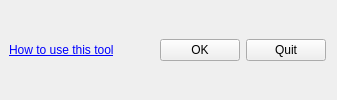
    <widget class="QFrame" name="frame_3">
     <property name="sizePolicy">
      <sizepolicy hsizetype="Preferred" vsizetype="Preferred">
       <horstretch>0</horstretch>
       <verstretch>0</verstretch>
      </sizepolicy>
     </property>
     <property name="frameShape">
      <enum>QFrame::NoFrame</enum>
     </property>
     <property name="frameShadow">
      <enum>QFrame::Plain</enum>
     </property>
     <layout class="QHBoxLayout" name="horizontalLayout_3">
      <property name="leftMargin">
       <number>9</number>
      </property>
      <item>
       <widget class="QLabel" name="label_2">
        <property name="text">
         <string>&lt;html&gt;&lt;head/&gt;&lt;body&gt;&lt;p&gt;&lt;a href=&quot;https://enmap-box-lmu-vegetation-apps.readthedocs.io/en/latest/apps/VIT.html&quot;&gt;&lt;span style=&quot; text-decoration: underline; color:#0000ff;&quot;&gt;How to use this tool&lt;/span&gt;&lt;/a&gt;&lt;/p&gt;&lt;/body&gt;&lt;/html&gt;</string>
        </property>
        <property name="openExternalLinks">
         <bool>true</bool>
        </property>
       </widget>
      </item>
      <item>
       <spacer name="horizontalSpacer_3">
        <property name="orientation">
         <enum>Qt::Horizontal</enum>
        </property>
        <property name="sizeHint" stdset="0">
         <size>
          <width>40</width>
          <height>20</height>
         </size>
        </property>
       </spacer>
      </item>
      <item>
       <widget class="QPushButton" name="cmdOK">
        <property name="text">
         <string>OK</string>
        </property>
        <property name="shortcut">
         <string>Ctrl+Shift+F10</string>
        </property>
        <property name="autoDefault">
         <bool>false</bool>
        </property>
        <property name="default">
         <bool>false</bool>
        </property>
       </widget>
      </item>
      <item>
       <widget class="QPushButton" name="cmdCancel">
        <property name="text">
         <string>Quit</string>
        </property>
       </widget>
      </item>
     </layout>
    </widget>
